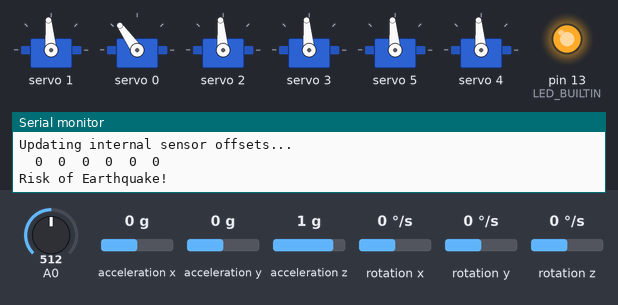
The sketch below on a simulated Arduino Uno, built with avr-gcc and run on an emulated ATmega328P. On the bench: 6 × servo, output pins drawn as LEDs (lit = HIGH), the last lines printed to the serial monitor. The test bench sets the inputs (shaded band); at power-on: acceleration x 0 g, A0 = 512, acceleration y 0 g, acceleration z 1 g, rotation x 0 °/s, rotation y 0 °/s, rotation z 0 °/s.

Above: at 0.72 s.
1.3 s: acceleration x set to 0.2 g
5.1 s: acceleration x set to 0.5 g
At 8.4 s:
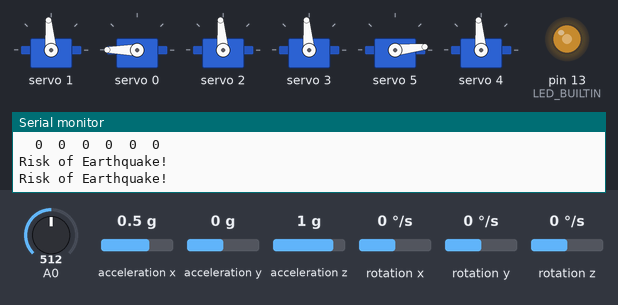
8.6 s: A0 set to 685
12.1 s: A0 set to 708
At 13.05 s:
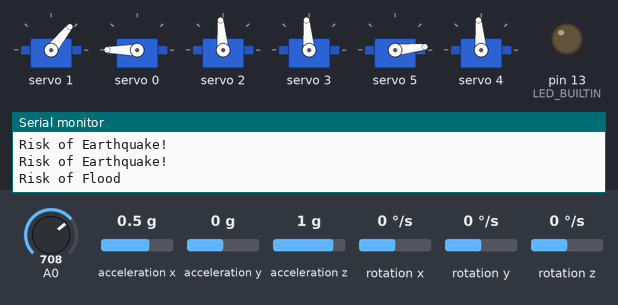
15.6 s: A0 set to 690
At 17.1 s:
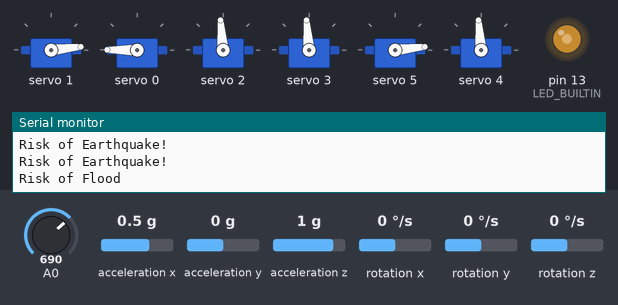
19.1 s: acceleration x set to -1.4 g
At 20.32 s:
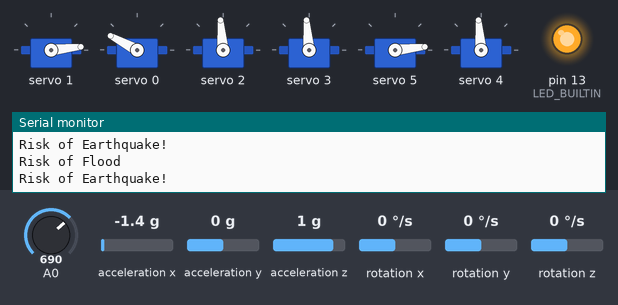
Timing chart, 0 to 25.1 s (numbered marks = the images above; inputs shaded):
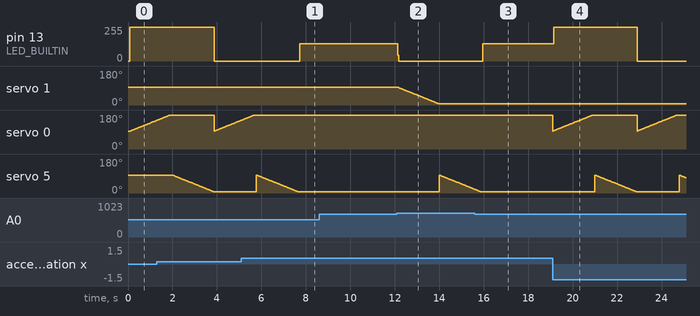

The sketch:

AutomatedResonseSystem.ino
```cpp
/*
  MPU6050 Raw

  A code for obtaining raw data from the MPU6050 module with the option to
  modify the data output format.

  Find the full MPU6050 library documentation here:
  https://github.com/ElectronicCats/mpu6050/wiki
*/
#include "I2Cdev.h"
#include "MPU6050.h"

/* MPU6050 default I2C address is 0x68*/
MPU6050 mpu;
//MPU6050 mpu(0x69);         //Use for AD0 high
//MPU6050 mpu(0x68, &Wire1); //Use for AD0 low, but 2nd Wire (TWI/I2C) object.

/* OUTPUT FORMAT DEFINITION----------------------------------------------------------------------------------
- Use "OUTPUT_READABLE_ACCELGYRO" if you want to see a tab-separated list of the accel
X/Y/Z and gyro X/Y/Z values in decimal. Easy to read, but not so easy to parse, and slower over UART.

- Use "OUTPUT_BINARY_ACCELGYRO" to send all 6 axes of data as 16-bit binary, one right after the other.
As fast as possible without compression or data loss, easy to parse, but impossible to read for a human.
This output format is used as an output.
--------------------------------------------------------------------------------------------------------------*/
#define OUTPUT_READABLE_ACCELGYRO
//#define OUTPUT_BINARY_ACCELGYRO

int16_t ax, ay, az;
int16_t gx, gy, gz;
bool blinkState;

#include <Wire.h>
#include <Adafruit_PWMServoDriver.h>

Adafruit_PWMServoDriver srituhobby = Adafruit_PWMServoDriver();

// Define servo motors
#define mainGate 0
#define hillGate 1
#define bunkDoorL 2
#define bunkDoorR 3
#define backDoor 4
#define frontDoor 5


// Function to convert degrees to PWM values
int angleToPWM(int angle) {
  return map(angle, 0, 180, 150, 600);
}

void setup() {
  /*--Start I2C interface--*/
  #if I2CDEV_IMPLEMENTATION == I2CDEV_ARDUINO_WIRE
    Wire.begin();
  #elif I2CDEV_IMPLEMENTATION == I2CDEV_BUILTIN_FASTWIRE
    Fastwire::setup(400, true);
  #endif

  Serial.begin(9600); //Initializate Serial wo work well at 8MHz/16MHz

  /*Initialize device and check connection*/
  Serial.println("Initializing MPU...");
  mpu.initialize();
  Serial.println("Testing MPU6050 connection...");
  if(mpu.testConnection() ==  false){
    Serial.println("MPU6050 connection failed");
    while(true);
  }
  else{
    Serial.println("MPU6050 connection successful");
  }

  /* Use the code below to change accel/gyro offset values. Use MPU6050_Zero to obtain the recommended offsets */
  Serial.println("Updating internal sensor offsets...\n");
  mpu.setXAccelOffset(0); //Set your accelerometer offset for axis X
  mpu.setYAccelOffset(0); //Set your accelerometer offset for axis Y
  mpu.setZAccelOffset(0); //Set your accelerometer offset for axis Z
  mpu.setXGyroOffset(0);  //Set your gyro offset for axis X
  mpu.setYGyroOffset(0);  //Set your gyro offset for axis Y
  mpu.setZGyroOffset(0);  //Set your gyro offset for axis Z
  /*Print the defined offsets*/
  Serial.print("\t");
  Serial.print(mpu.getXAccelOffset());
  Serial.print("\t");
  Serial.print(mpu.getYAccelOffset());
  Serial.print("\t");
  Serial.print(mpu.getZAccelOffset());
  Serial.print("\t");
  Serial.print(mpu.getXGyroOffset());
  Serial.print("\t");
  Serial.print(mpu.getYGyroOffset());
  Serial.print("\t");
  Serial.print(mpu.getZGyroOffset());
  Serial.print("\n");

  /*Configure board LED pin for output*/
  pinMode(LED_BUILTIN, OUTPUT);

    srituhobby.begin();
  srituhobby.setPWMFreq(60);

  // Set servos to initial positions
  srituhobby.setPWM(hillGate, 0, angleToPWM(90));
  srituhobby.setPWM(mainGate, 0, angleToPWM(90));
  srituhobby.setPWM(bunkDoorL, 0, angleToPWM(90));
  srituhobby.setPWM(bunkDoorR, 0, angleToPWM(90));
  srituhobby.setPWM(frontDoor, 0, angleToPWM(90));
  srituhobby.setPWM(backDoor, 0, angleToPWM(90));

  pinMode(A0, INPUT);

}

void loop() {
  /* Read raw accel/gyro data from the module. Other methods commented*/
  mpu.getMotion6(&ax, &ay, &az, &gx, &gy, &gz);
  //mpu.getAcceleration(&ax, &ay, &az);
  //mpu.getRotation(&gx, &gy, &gz);

  /*Print the obtained data on the defined format*/
  #ifdef OUTPUT_READABLE_ACCELGYRO
    //Serial.println(ax); Serial.print("\t");

  #endif

  #ifdef OUTPUT_BINARY_ACCELGYRO
    Serial.write((uint8_t)(ax >> 8)); Serial.write((uint8_t)(ax & 0xFF));
    Serial.write((uint8_t)(ay >> 8)); Serial.write((uint8_t)(ay & 0xFF));
    Serial.write((uint8_t)(az >> 8)); Serial.write((uint8_t)(az & 0xFF));
    Serial.write((uint8_t)(gx >> 8)); Serial.write((uint8_t)(gx & 0xFF));
    Serial.write((uint8_t)(gy >> 8)); Serial.write((uint8_t)(gy & 0xFF));
    Serial.write((uint8_t)(gz >> 8)); Serial.write((uint8_t)(gz & 0xFF));
  #endif

  /*Blink LED to indicate activity*/
  blinkState = !blinkState;
  digitalWrite(LED_BUILTIN, blinkState);

  if(ax<5000){
    Serial.println("Risk of Earthquake!");

  //mainGate Open
  for (int pos = 90; pos <= 180; pos++) {
    srituhobby.setPWM(mainGate, 0, angleToPWM(pos));
    delay(20);
  }

  //frontDoor open
  for (int pos = 90; pos >= 0; pos--) {
    srituhobby.setPWM(frontDoor, 0, angleToPWM(pos));
    delay(20);
  }

  }

  if(int waterLevel=analogRead(A0)>700 ){
    Serial.println("Risk of Flood");

  //hillGate open
  for (int pos = 90; pos >= 0; pos--) {
    srituhobby.setPWM(hillGate, 0, angleToPWM(pos));
    delay(20);
  }

  //frontDoor open
  for (int pos = 90; pos >= 0; pos--) {
    srituhobby.setPWM(frontDoor, 0, angleToPWM(pos));
    delay(20);
  }
}

}
```

Water_Level_Sensor.cpp
```cpp
void setup() {
  pinMode(7, OUTPUT);
  Serial.begin(9600);
}

void loop() {
  int waterLevel = analogRead(A0);
  Serial.print("Water Level: ");
  Serial.println(waterLevel);

  if (waterLevel >= 668) {
    digitalWrite(7, HIGH);
  } else {
    digitalWrite(7, LOW);
  }
  delay(50);
}
```

Measured:
- the behaviour switches between 0.3 and 0.4 g on acceleration x (found by bisection; images 0 and 1)
- the behaviour switches between 700 and 701 on A0 (found by bisection; images 1 and 2)
- after the input at 5.1 s, pin 13 (LED_BUILTIN): 0/255 → 128/255 after 2.6 s; servo 0: goes on until 5.7 s, then stays 180°
- after the input at 8.6 s, every drawn part: stays the same
- after the input at 12.1 s, pin 13 (LED_BUILTIN): 128/255 → 0/255 at once; servo 1: moves from 95° to 6° over 1.9 s, starting at once
- after the input at 15.6 s, pin 13 (LED_BUILTIN): 0/255 → 128/255 after 0.35 s; servo 1: stops changing and stays 6°; servo 5: goes on until 15.9 s, then stays 6°
- after the input at 19.1 s, pin 13 (LED_BUILTIN): 128/255 → 255/255 after 0.05 s, → 0/255 3.7 s later; servo 0: ramps from 95° to 180° and jumps back, once every 3.8 s; servo 5: ramps from 95° to 6° and jumps back, once every 3.8 s
